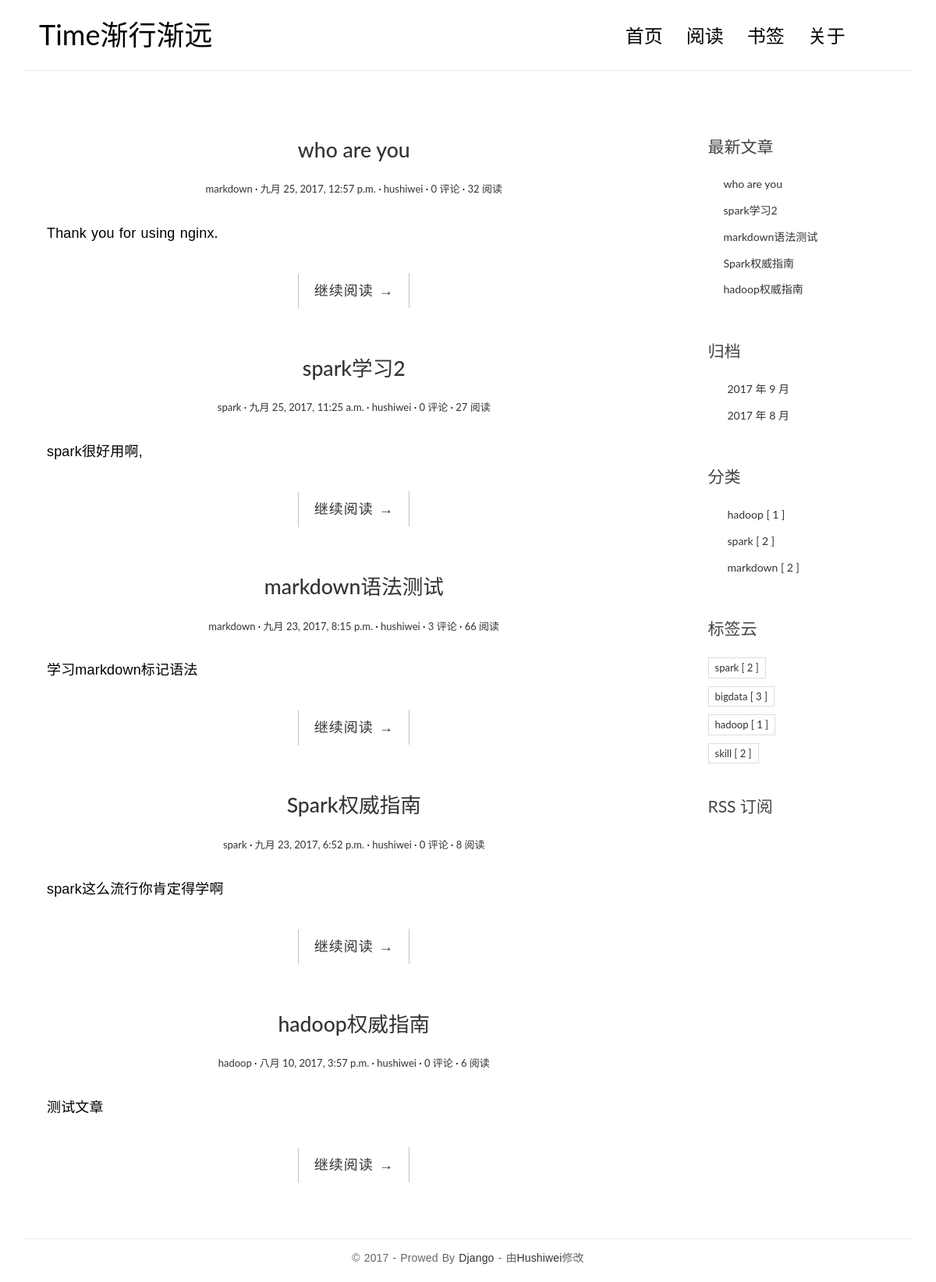
The page / on the database its author committed.
### blog/models.py (models this page shows, shortened)
class Post(models.Model):
    title=models.CharField(max_length=70) # 文章标题
    body=models.TextField() #文章正文
    created_time=models.DateTimeField() # 文章创建时间
    modified_time=models.DateTimeField() # 文章修改时间
    excerpt=models.CharField(max_length=200,blank=True) # 文章摘要
    category=models.ForeignKey(Category)
    tags=models.ManyToManyField(Tag,blank=True)
    author=models.ForeignKey(User)
    views=models.PositiveIntegerField(default=0)
    def get_absolute_url(self):
        return reverse('blog:detail',kwargs={'pk':self.pk})
    class Meta:
        ordering=['-created_time','title']

class Category(models.Model):
    name=models.CharField(max_length=100)

class Tag(models.Model):
    name=models.CharField(max_length=100)

### blog/views.py (the view, shortened to what this page needs)
# urls.py: url(r'^$',views.IndexView.as_view(),name='index'),
class IndexView(ListView):
    model = Post
    template_name = 'blog/index.html'
    context_object_name = 'post_list'
    paginate_by = 5
    def get_context_data(self, **kwargs):
        context = super().get_context_data(**kwargs)
        paginator = context.get('paginator')
        page = context.get('page_obj')
        is_paginated = context.get('is_paginated')
        pagination_data = self.pagination_data(paginator, page, is_paginated)
        context.update(pagination_data)
        return context
    def pagination_data(self, paginator, page, is_paginated):
        if not is_paginated:
            return {}

### blog/templatetags/blog_tags.py (called while the page is built)
@register.simple_tag
def get_recent_posts(num=5):
    return Post.objects.all().order_by('-created_time')[:num]

@register.simple_tag
def archives():
    return Post.objects.dates('created_time','month',order='DESC')

@register.simple_tag()
def get_categories():
    return Category.objects.annotate(num_posts=Count('post')).filter(num_posts__gt=0)

@register.simple_tag()
def get_tags():
    return Tag.objects.annotate(num_posts=Count('post')).filter(num_posts__gt=0)

### templates/blog/index.html (shortened to what this page needs)
{% extends 'base.html' %}
{% block main %}
    {% for post in post_list %}
        <article class="post post-{{ post.pk }}">
            <header class="entry-header">
                <h1 class="entry-title">
                    <a href="{{ post.get_absolute_url }}">{{ post.title }}</a>
                </h1>
                <div class="entry-meta">
                    <span class="post-category"><a
                            href="{% url 'blog:category' post.category.pk %}">{{ post.category.name }}</a></span>
                    <span class="post-date"><a href="#"><time class="entry-date"
                                                              datetime="{{ post.created_time }}">{{ post.created_time }}</time></a></span>
                    <span class="post-author"><a href="#">{{ post.author }}</a></span>
                    <span class="comments-link"><a href="#">{{ post.comment_set.count }} 评论</a></span>
                    <span class="views-count"><a href="{{ post.get_absolute_url }}">{{ post.views }} 阅读</a></span>
                </div>
            </header>
            <div class="entry-content clearfix">
                <p>{{ post.excerpt }}</p>
                <div class="read-more cl-effect-14">
                    <a href="{{ post.get_absolute_url }}" class="more-link">继续阅读 <span class="meta-nav">→</span></a>
                </div>
            </div>
        </article>
    {% empty %}
        <div class="no-post"> 暂时还没有发布的文章!</div>
    {% endfor %}
{% endblock main %}

### templates/base.html (shortened to what this page needs)
{% extends 'basic.html' %}
{% load staticfiles %}
{% load blog_tags %}
{% block recentpost %}
    <div class="widget widget-recent-posts">
        <h3 class="widget-title">最新文章</h3>
        {% get_recent_posts as recent_post_list %}
        <ul>
            {% for post in recent_post_list %}
                <li>
                    <a href="{{ post.get_absolute_url }}">{{ post.title }}</a>
                </li>
            {% empty %}
                暂无文章!
            {% endfor %}
        </ul>
    </div>
{% endblock recentpost %}
{% block archives %}
    <div class="widget widget-archives">
        <h3 class="widget-title">归档</h3>
        {% archives as date_list %}
        <ul>
            {% for date in date_list %}
                <li>
                    <a href="{% url 'blog:archives' date.year date.month %}">{{ date.year }} 年 {{ date.month }} 月</a>
                </li>
            {% empty %}
                暂无归档！
            {% endfor %}
        </ul>
    </div>
{% endblock archives %}
{% block category %}
    <div class="widget widget-category">
        <h3 class="widget-title">分类</h3>
        {% get_categories as category_list %}
        <ul>
            {% for category in category_list %}
                <li>
                    <a href="{% url 'blog:category' category.pk %}">{{ category.name }} <span
                            class="post-count">[ {{ category.num_posts }} ]</span></a>
                </li>
            {% empty %}
                暂无分类！
            {% endfor %}
        </ul>
    </div>
{% endblock category %}
{% block tagcloud %}
    <div class="widget widget-tag-cloud">
        <h3 class="widget-title">标签云</h3>
        {% get_tags as tag_list %}
        <ul>
            {% for tag in tag_list %}
                <li>
                    <a href="{% url 'blog:tag' tag.pk %}">{{ tag.name }} <span
                            class="post-count">[ {{ tag.num_posts }} ]</span></a>
                </li>
            {% empty %}
                暂无标签！
            {% endfor %}
        </ul>
    </div>
{% endblock tagcloud %}
{% block rss %}
    <div class="rss">
        <a href="{% url 'rss' %}"> RSS 订阅</a>
    </div>
{% endblock rss %}

### blog/static/blog/css/custom.css (style rules this page uses)
* { outline: none; }
h1, h2, h3, h4, h5, h6 { margin-top: 0; }
a { color: #333; }
body { color: #444; font-family: 'Lato', sans-serif; }
p { font-family: 'Ubuntu', sans-serif; font-weight: 400; word-spacing: 1px; letter-spacing: 0.01em; }
.post { background: #fff; padding: 30px 30px 0; }
.entry-title { text-align: center; font-size: 1.9em; margin-bottom: 20px; line-height: 1.6; padding: 10px 20px 0; }
.entry-meta { text-align: center; color: #DDDDDD; font-size: 13px; margin-bottom: 30px; }
.entry-content { font-size: 18px; line-height: 1.9; font-weight: 300; color: #000; }
.post-category::after, .post-tag::after, .post-date::after, .post-author::after, .comments-link::after { content: ' ·'; color: #000; }
.read-more { font-family: 'Ubuntu', sans-serif; font-weight: 400; word-spacing: 1px; letter-spacing: 0.01em; text-align: center; margin-top: 20px; }
.cl-effect-14 a { padding: 0 20px; height: 45px; line-height: 45px; position: relative; display: inline-block; margin: 15px 25px; letter-spacing: 1px; font-weight: 400; text-shadow: 0 0 1px rgba(255, 255, 255, 0.3); }
.cl-effect-14 a::before, .cl-effect-14 a::after { position: absolute; width: 45px; height: 1px; background: #C3C3C3; content: ''; -webkit-transition: all 0.3s; -moz-transition: all 0.3s; transition: all 0.3s; pointer-events: none; }
.cl-effect-14 a::before { top: 0; left: 0; -webkit-transform: rotate(90deg); -moz-transform: rotate(90deg); transform: rotate(90deg); -webkit-transform-origin: 0 0; -moz-transform-origin: 0 0; transform-origin: 0 0; }
.cl-effect-14 a::after { right: 0; bottom: 0; -webkit-transform: rotate(90deg); -moz-transform: rotate(90deg); transform: rotate(90deg); -webkit-transform-origin: 100% 0; -moz-transform-origin: 100% 0; transform-origin: 100% 0; }
.widget { background: #fff; padding: 30px 0 0; }
.widget-title { font-size: 1.5em; margin-bottom: 20px; line-height: 1.6; padding: 10px 0 0; font-weight: 400; }
.widget-recent-posts ul { padding: 0; margin: 0; padding-left: 20px; }
.widget-recent-posts ul li { list-style-type: none; position: relative; line-height: 170%; margin-bottom: 10px; }
.widget-recent-posts ul li::before { content: '\f3d3'; font-family: "Ionicons"; position: absolute; left: -17px; top: 3px; font-size: 16px; color: #000; }
.widget-archives ul { padding: 0; margin: 0; padding-left: 25px; }
.widget-archives ul li { list-style-type: none; position: relative; line-height: 170%; margin-bottom: 10px; }
.widget-archives ul li::before { content: '\f3f3'; font-family: "Ionicons"; position: absolute; left: -25px; top: 1px; font-size: 16px; color: #000; }
.widget-category ul { padding: 0; margin: 0; padding-left: 25px; }
.widget-category ul li { list-style-type: none; position: relative; line-height: 170%; margin-bottom: 10px; }
.widget-category ul li::before { content: '\f3fe'; font-family: "Ionicons"; position: absolute; left: -25px; top: 1px; font-size: 18px; color: #000; }
.widget-tag-cloud ul { padding: 0; margin: 0; margin-right: -10px; }
.widget-tag-cloud ul li { list-style-type: none; font-size: 13px; display: inline-block; margin-right: 10px; margin-bottom: 10px; padding: 3px 8px; border: 1px solid #ddd; }
.rss { font-size: 21px; margin-top: 30px; }
.rss a { color: #444; }

### rows shown on the page
Post: title "who are you", category.name "markdown", created_time "九月 25, 2017, 12:57 p.m.", author "hushiwei", comment_set.count "0", views "32", excerpt "Thank you for using nginx."
Post: title "spark学习2", category.name "spark", created_time "九月 25, 2017, 11:25 a.m.", author "hushiwei", comment_set.count "0", views "27", excerpt "spark很好用啊,"
Post: title "markdown语法测试", category.name "markdown", created_time "九月 23, 2017, 8:15 p.m.", author "hushiwei", comment_set.count "3", views "66", excerpt "学习markdown标记语法"
Post: title "Spark权威指南", category.name "spark", created_time "九月 23, 2017, 6:52 p.m.", author "hushiwei", comment_set.count "0", views "8", excerpt "spark这么流行你肯定得学啊"
Post: title "hadoop权威指南", category.name "hadoop", created_time "八月 10, 2017, 3:57 p.m.", author "hushiwei", comment_set.count "0", views "6", excerpt "测试文章"
Category: name "hadoop", num_posts "1"
Category: name "spark", num_posts "2"
Category: name "markdown", num_posts "2"
Tag: name "spark", num_posts "2"
Tag: name "bigdata", num_posts "3"
Tag: name "hadoop", num_posts "1"
Tag: name "skill", num_posts "2"

### other values the page prints
{{ date.year }} "2017" "2017"
{{ date.month }} "9" "8"
